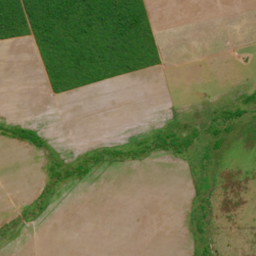
#> input picture testSet/tile_2024-06-13-00_00_2024-06-13-23_59_Sentinel-2_L2A_True_color (7).tiff_0_0.png, 256 x 256 px; its folder holds 2 pictures in this run
$ python binarize_images.py --input testSet --output out.png
#> lines starting #> are read from the running program, lines starting #| are printed output that depends on the picture; after the words box and inside, x2 and y2 are one past the last pixel; in counts of white or black regions, pixels touching at a corner belong together
import cv2
import numpy as np
import argparse
import os


def binarize_image(img, output_path):
    gr_image = img[:,:,1]
    _, binary_image = cv2.threshold(gr_image, 90, 255, cv2.THRESH_BINARY)
    # binary_image = cv2.adaptiveThreshold(gr_image, 255, cv2.ADAPTIVE_THRESH_GAUSSIAN_C, cv2.THRESH_BINARY_INV, 105, 3)
    binary_image = cv2.medianBlur(binary_image, 5)

    binary_image = cv2.bitwise_not(binary_image) # invertendo
    cv2.imwrite(output_path, binary_image)

def main(input_path, output_path):
#> called with input_path = 'testSet', output_path = 'out.png'
    for filename in os.listdir(input_path):
        # print(filename)
        imginput_path = os.path.join(input_path, filename)
        imgoutput_path = os.path.join(output_path, filename)
        img = cv2.imread(imginput_path, cv2.IMREAD_COLOR)
#> img is the input picture: shape (256, 256, 3); mean B, G, R 82.7, 118.8, 119.2
        binarize_image(img, imgoutput_path)
#> in binarize_image, `gr_image = img[:,:,1]`:
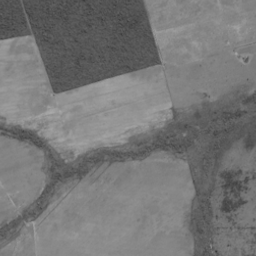
#> gr_image: shape (256, 256); min 58, max 170, mean 118.8
#> in binarize_image, `_, binary_image = cv2.threshold(gr_image, 90, 255, cv2.THRESH_BINARY)`:
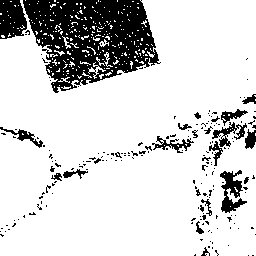
#> binary_image: shape (256, 256); 82.3% white; 186 black regions (163 under 20 px), largest, box (x1, y1, x2, y2) and area: (23, 0, 161, 93) 7732, (0, 0, 27, 39) 847, (220, 170, 247, 213) 564
#> in binarize_image, `binary_image = cv2.medianBlur(binary_image, 5)`:
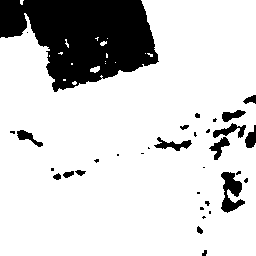
#> binary_image: shape (256, 256); 82.1% white; 34 black regions (18 under 20 px), largest, box (x1, y1, x2, y2) and area: (0, 0, 159, 92) 9617, (221, 172, 245, 213) 542, (154, 137, 192, 151) 224
#> pass 2 of the loop in main, `for filename in os.listdir(input_path):`:
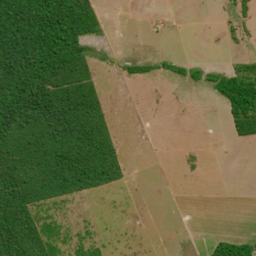
#> input picture testSet/tile_2024-06-13-00_00_2024-06-13-23_59_Sentinel-2_L2A_True_color (7).tiff_0_1024.png, 256 x 256 px
#> in main, img is the input picture: shape (256, 256, 3); mean B, G, R 66.6, 104.3, 102.5
#> in binarize_image (call 2), `gr_image = img[:,:,1]`:
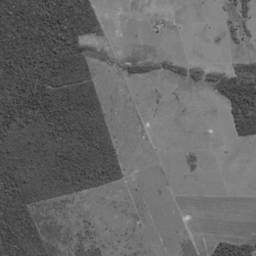
#> gr_image: shape (256, 256); min 37, max 191, mean 104.3
#> in binarize_image (call 2), `binary_image = cv2.medianBlur(binary_image, 5)`:
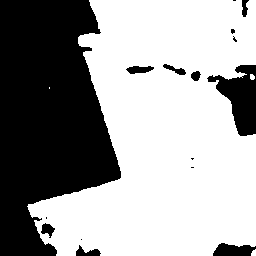
#> binary_image: shape (256, 256); 62.3% white; 16 black regions (7 under 20 px), largest, box (x1, y1, x2, y2) and area: (0, 0, 121, 256) 21783, (207, 65, 256, 136) 1814, (213, 243, 256, 256) 415

if __name__ == '__main__':
    parser = argparse.ArgumentParser(description="Binarizar imagens.")
    parser.add_argument('--input', type=str, required=True, help='Path para a pasta de input.')
    parser.add_argument('--output', type=str, required=True, help='Path para a pasta de output.')
    args = parser.parse_args()

    if not os.path.exists(args.output):
        os.makedirs(args.output)
        print(f'Criado diretório de output: {args.output}')

    main(args.input, args.output)
    print('As imagens estão binarizadas.')
